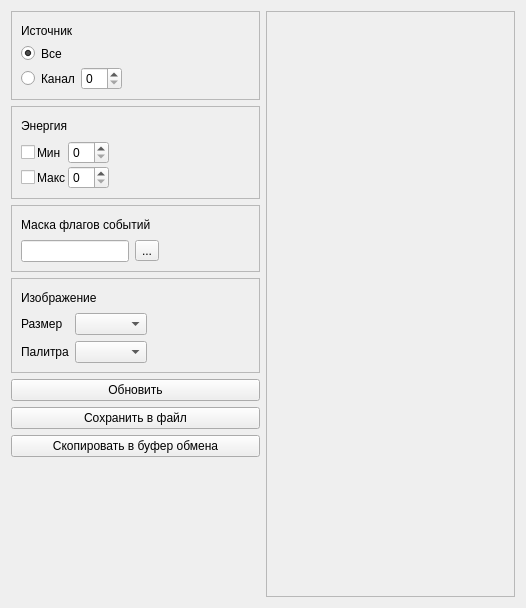
<?xml version="1.0" encoding="UTF-8"?>
<ui version="4.0">
 <class>FloodMapBox</class>
 <widget class="QWidget" name="FloodMapBox">
  <property name="geometry">
   <rect>
    <x>0</x>
    <y>0</y>
    <width>526</width>
    <height>608</height>
   </rect>
  </property>
  <property name="windowTitle">
   <string>Dialog</string>
  </property>
  <layout class="QVBoxLayout" name="verticalLayout_2">
   <item>
    <layout class="QHBoxLayout" name="horizontalLayout">
     <item>
      <widget class="QFrame" name="frame_main">
       <layout class="QVBoxLayout" name="verticalLayout_9">
        <property name="leftMargin">
         <number>0</number>
        </property>
        <property name="topMargin">
         <number>0</number>
        </property>
        <property name="rightMargin">
         <number>0</number>
        </property>
        <property name="bottomMargin">
         <number>0</number>
        </property>
        <item>
         <layout class="QHBoxLayout" name="metadata_widget_layout"/>
        </item>
        <item>
         <widget class="QFrame" name="frame_0">
          <property name="frameShape">
           <enum>QFrame::StyledPanel</enum>
          </property>
          <property name="frameShadow">
           <enum>QFrame::Sunken</enum>
          </property>
          <layout class="QVBoxLayout" name="verticalLayout_3">
           <item>
            <layout class="QHBoxLayout" name="horizontalLayout_2">
             <item>
              <widget class="QLabel" name="label_8">
               <property name="text">
                <string>Источник</string>
               </property>
              </widget>
             </item>
             <item>
              <widget class="QToolButton" name="btn_source_expanded">
               <property name="styleSheet">
                <string notr="true">QToolButton#btn_source_expanded {
	image: url(:/images/expanding.png);
	border-style: inset;
}
QToolButton#btn_source_expanded:checked {
	image: url(:/images/collapsing.png);
	border-style: inset;
}</string>
               </property>
               <property name="checkable">
                <bool>true</bool>
               </property>
              </widget>
             </item>
            </layout>
           </item>
           <item>
            <widget class="QFrame" name="frame_source">
             <property name="frameShape">
              <enum>QFrame::NoFrame</enum>
             </property>
             <property name="frameShadow">
              <enum>QFrame::Raised</enum>
             </property>
             <layout class="QHBoxLayout" name="horizontalLayout_12">
              <property name="leftMargin">
               <number>0</number>
              </property>
              <property name="topMargin">
               <number>0</number>
              </property>
              <property name="rightMargin">
               <number>0</number>
              </property>
              <property name="bottomMargin">
               <number>0</number>
              </property>
              <item>
               <layout class="QGridLayout" name="gridLayout_4">
                <item row="3" column="1">
                 <widget class="QLabel" name="label_10">
                  <property name="sizePolicy">
                   <sizepolicy hsizetype="Fixed" vsizetype="Preferred">
                    <horstretch>0</horstretch>
                    <verstretch>0</verstretch>
                   </sizepolicy>
                  </property>
                  <property name="text">
                   <string>Канал</string>
                  </property>
                 </widget>
                </item>
                <item row="2" column="1">
                 <widget class="QLabel" name="label_9">
                  <property name="text">
                   <string>Все</string>
                  </property>
                 </widget>
                </item>
                <item row="2" column="0">
                 <widget class="QRadioButton" name="rb_event_all">
                  <property name="sizePolicy">
                   <sizepolicy hsizetype="Fixed" vsizetype="Fixed">
                    <horstretch>0</horstretch>
                    <verstretch>0</verstretch>
                   </sizepolicy>
                  </property>
                  <property name="text">
                   <string/>
                  </property>
                  <property name="checked">
                   <bool>true</bool>
                  </property>
                 </widget>
                </item>
                <item row="3" column="0">
                 <widget class="QRadioButton" name="rb_event_addr">
                  <property name="sizePolicy">
                   <sizepolicy hsizetype="Fixed" vsizetype="Fixed">
                    <horstretch>0</horstretch>
                    <verstretch>0</verstretch>
                   </sizepolicy>
                  </property>
                 </widget>
                </item>
                <item row="3" column="2" colspan="2">
                 <widget class="QSpinBox" name="sb_filter_address"/>
                </item>
               </layout>
              </item>
              <item>
               <spacer name="horizontalSpacer">
                <property name="orientation">
                 <enum>Qt::Horizontal</enum>
                </property>
                <property name="sizeHint" stdset="0">
                 <size>
                  <width>40</width>
                  <height>20</height>
                 </size>
                </property>
               </spacer>
              </item>
             </layout>
            </widget>
           </item>
          </layout>
         </widget>
        </item>
        <item>
         <widget class="QFrame" name="frame_1">
          <property name="frameShape">
           <enum>QFrame::StyledPanel</enum>
          </property>
          <property name="frameShadow">
           <enum>QFrame::Sunken</enum>
          </property>
          <layout class="QVBoxLayout" name="verticalLayout_5">
           <item>
            <layout class="QHBoxLayout" name="horizontalLayout_7">
             <item>
              <widget class="QLabel" name="label_2">
               <property name="text">
                <string>Энергия</string>
               </property>
              </widget>
             </item>
             <item>
              <widget class="QToolButton" name="btn_energy_expanded">
               <property name="styleSheet">
                <string notr="true">QToolButton#btn_energy_expanded {
	image: url(:/images/expanding.png);
	border-style: inset;
}
QToolButton#btn_energy_expanded:checked {
	image: url(:/images/collapsing.png);
	border-style: inset;
}</string>
               </property>
               <property name="checkable">
                <bool>true</bool>
               </property>
              </widget>
             </item>
            </layout>
           </item>
           <item>
            <widget class="QFrame" name="frame_energy">
             <property name="frameShape">
              <enum>QFrame::NoFrame</enum>
             </property>
             <property name="frameShadow">
              <enum>QFrame::Raised</enum>
             </property>
             <layout class="QHBoxLayout" name="horizontalLayout_13">
              <property name="leftMargin">
               <number>0</number>
              </property>
              <property name="topMargin">
               <number>0</number>
              </property>
              <property name="rightMargin">
               <number>0</number>
              </property>
              <property name="bottomMargin">
               <number>0</number>
              </property>
              <item>
               <layout class="QGridLayout" name="gridLayout">
                <property name="spacing">
                 <number>2</number>
                </property>
                <item row="0" column="2">
                 <widget class="QSpinBox" name="sb_min_energy"/>
                </item>
                <item row="1" column="0">
                 <widget class="QCheckBox" name="cb_enable_filter_max_energy"/>
                </item>
                <item row="1" column="2">
                 <widget class="QSpinBox" name="sb_max_energy"/>
                </item>
                <item row="0" column="0">
                 <widget class="QCheckBox" name="cb_enable_filter_min_energy">
                  <property name="sizePolicy">
                   <sizepolicy hsizetype="Fixed" vsizetype="Fixed">
                    <horstretch>0</horstretch>
                    <verstretch>0</verstretch>
                   </sizepolicy>
                  </property>
                 </widget>
                </item>
                <item row="0" column="1">
                 <widget class="QLabel" name="label_5">
                  <property name="sizePolicy">
                   <sizepolicy hsizetype="Fixed" vsizetype="Preferred">
                    <horstretch>0</horstretch>
                    <verstretch>0</verstretch>
                   </sizepolicy>
                  </property>
                  <property name="text">
                   <string>Мин</string>
                  </property>
                 </widget>
                </item>
                <item row="1" column="1">
                 <widget class="QLabel" name="label_6">
                  <property name="text">
                   <string>Макс</string>
                  </property>
                 </widget>
                </item>
               </layout>
              </item>
              <item>
               <spacer name="horizontalSpacer_3">
                <property name="orientation">
                 <enum>Qt::Horizontal</enum>
                </property>
                <property name="sizeHint" stdset="0">
                 <size>
                  <width>40</width>
                  <height>20</height>
                 </size>
                </property>
               </spacer>
              </item>
             </layout>
            </widget>
           </item>
          </layout>
         </widget>
        </item>
        <item>
         <widget class="QFrame" name="frame_2">
          <property name="frameShape">
           <enum>QFrame::StyledPanel</enum>
          </property>
          <property name="frameShadow">
           <enum>QFrame::Sunken</enum>
          </property>
          <layout class="QVBoxLayout" name="verticalLayout_8">
           <item>
            <layout class="QHBoxLayout" name="horizontalLayout_8">
             <item>
              <widget class="QLabel" name="label_7">
               <property name="text">
                <string>Маска флагов событий</string>
               </property>
              </widget>
             </item>
             <item>
              <widget class="QToolButton" name="btn_event_flag_expanded">
               <property name="styleSheet">
                <string notr="true">QToolButton#btn_event_flag_expanded {
	image: url(:/images/expanding.png);
	border-style: inset;
}
QToolButton#btn_event_flag_expanded:checked {
	image: url(:/images/collapsing.png);
	border-style: inset;
}</string>
               </property>
               <property name="checkable">
                <bool>true</bool>
               </property>
              </widget>
             </item>
            </layout>
           </item>
           <item>
            <widget class="QFrame" name="frame_event_flag">
             <property name="frameShape">
              <enum>QFrame::NoFrame</enum>
             </property>
             <property name="frameShadow">
              <enum>QFrame::Raised</enum>
             </property>
             <layout class="QHBoxLayout" name="horizontalLayout_14">
              <property name="leftMargin">
               <number>0</number>
              </property>
              <property name="topMargin">
               <number>0</number>
              </property>
              <property name="rightMargin">
               <number>0</number>
              </property>
              <property name="bottomMargin">
               <number>0</number>
              </property>
              <item>
               <layout class="QHBoxLayout" name="horizontalLayout_11">
                <item>
                 <widget class="QLineEdit" name="le_events_flags">
                  <property name="sizePolicy">
                   <sizepolicy hsizetype="Fixed" vsizetype="Fixed">
                    <horstretch>0</horstretch>
                    <verstretch>0</verstretch>
                   </sizepolicy>
                  </property>
                 </widget>
                </item>
                <item>
                 <widget class="QToolButton" name="btn_events_flags">
                  <property name="text">
                   <string>...</string>
                  </property>
                 </widget>
                </item>
               </layout>
              </item>
              <item>
               <spacer name="horizontalSpacer_4">
                <property name="orientation">
                 <enum>Qt::Horizontal</enum>
                </property>
                <property name="sizeHint" stdset="0">
                 <size>
                  <width>40</width>
                  <height>20</height>
                 </size>
                </property>
               </spacer>
              </item>
             </layout>
            </widget>
           </item>
          </layout>
         </widget>
        </item>
        <item>
         <widget class="QFrame" name="frame_3">
          <property name="frameShape">
           <enum>QFrame::StyledPanel</enum>
          </property>
          <property name="frameShadow">
           <enum>QFrame::Sunken</enum>
          </property>
          <layout class="QVBoxLayout" name="verticalLayout_7">
           <item>
            <layout class="QHBoxLayout" name="horizontalLayout_9">
             <item>
              <widget class="QLabel" name="label_11">
               <property name="text">
                <string>Изображение</string>
               </property>
              </widget>
             </item>
             <item>
              <widget class="QToolButton" name="btn_picture_expanded">
               <property name="styleSheet">
                <string notr="true">QToolButton#btn_picture_expanded {
	image: url(:/images/expanding.png);
	border-style: inset;
}
QToolButton#btn_picture_expanded:checked {
	image: url(:/images/collapsing.png);
	border-style: inset;
}</string>
               </property>
               <property name="checkable">
                <bool>true</bool>
               </property>
              </widget>
             </item>
            </layout>
           </item>
           <item>
            <widget class="QFrame" name="frame_picture">
             <property name="frameShape">
              <enum>QFrame::NoFrame</enum>
             </property>
             <property name="frameShadow">
              <enum>QFrame::Raised</enum>
             </property>
             <layout class="QHBoxLayout" name="horizontalLayout_15">
              <property name="leftMargin">
               <number>0</number>
              </property>
              <property name="topMargin">
               <number>0</number>
              </property>
              <property name="rightMargin">
               <number>0</number>
              </property>
              <property name="bottomMargin">
               <number>0</number>
              </property>
              <item>
               <layout class="QGridLayout" name="gridLayout_3">
                <property name="rightMargin">
                 <number>10</number>
                </property>
                <item row="0" column="0">
                 <widget class="QLabel" name="label_3">
                  <property name="text">
                   <string>Размер</string>
                  </property>
                 </widget>
                </item>
                <item row="1" column="1">
                 <widget class="QComboBox" name="cb_palette"/>
                </item>
                <item row="1" column="0">
                 <widget class="QLabel" name="label">
                  <property name="text">
                   <string>Палитра</string>
                  </property>
                 </widget>
                </item>
                <item row="0" column="1">
                 <widget class="QComboBox" name="cb_picture_size"/>
                </item>
               </layout>
              </item>
              <item>
               <spacer name="horizontalSpacer_5">
                <property name="orientation">
                 <enum>Qt::Horizontal</enum>
                </property>
                <property name="sizeHint" stdset="0">
                 <size>
                  <width>40</width>
                  <height>20</height>
                 </size>
                </property>
               </spacer>
              </item>
             </layout>
            </widget>
           </item>
          </layout>
         </widget>
        </item>
        <item>
         <widget class="QPushButton" name="btn_refresh">
          <property name="text">
           <string>Обновить</string>
          </property>
         </widget>
        </item>
        <item>
         <widget class="QPushButton" name="btn_save_picture_to_file">
          <property name="text">
           <string>Сохранить в файл</string>
          </property>
         </widget>
        </item>
        <item>
         <widget class="QPushButton" name="btn_save_picture_to_clipboard">
          <property name="text">
           <string>Скопировать в буфер обмена</string>
          </property>
         </widget>
        </item>
        <item>
         <spacer name="verticalSpacer_2">
          <property name="orientation">
           <enum>Qt::Vertical</enum>
          </property>
          <property name="sizeHint" stdset="0">
           <size>
            <width>20</width>
            <height>40</height>
           </size>
          </property>
         </spacer>
        </item>
       </layout>
      </widget>
     </item>
     <item>
      <widget class="QScrollArea" name="scrollArea">
       <property name="widgetResizable">
        <bool>true</bool>
       </property>
       <widget class="QWidget" name="scrollAreaWidgetContents">
        <property name="geometry">
         <rect>
          <x>0</x>
          <y>0</y>
          <width>248</width>
          <height>586</height>
         </rect>
        </property>
        <layout class="QHBoxLayout" name="horizontalLayout_3">
         <item>
          <widget class="QLabel" name="imageLabel"/>
         </item>
        </layout>
       </widget>
      </widget>
     </item>
    </layout>
   </item>
  </layout>
 </widget>
 <tabstops>
  <tabstop>btn_source_expanded</tabstop>
  <tabstop>rb_event_all</tabstop>
  <tabstop>rb_event_addr</tabstop>
  <tabstop>sb_filter_address</tabstop>
  <tabstop>btn_energy_expanded</tabstop>
  <tabstop>cb_enable_filter_min_energy</tabstop>
  <tabstop>sb_min_energy</tabstop>
  <tabstop>cb_enable_filter_max_energy</tabstop>
  <tabstop>sb_max_energy</tabstop>
  <tabstop>btn_event_flag_expanded</tabstop>
  <tabstop>le_events_flags</tabstop>
  <tabstop>btn_events_flags</tabstop>
  <tabstop>btn_picture_expanded</tabstop>
  <tabstop>cb_picture_size</tabstop>
  <tabstop>cb_palette</tabstop>
  <tabstop>btn_refresh</tabstop>
  <tabstop>btn_save_picture_to_file</tabstop>
  <tabstop>btn_save_picture_to_clipboard</tabstop>
  <tabstop>scrollArea</tabstop>
 </tabstops>
 <resources/>
 <connections/>
</ui>
